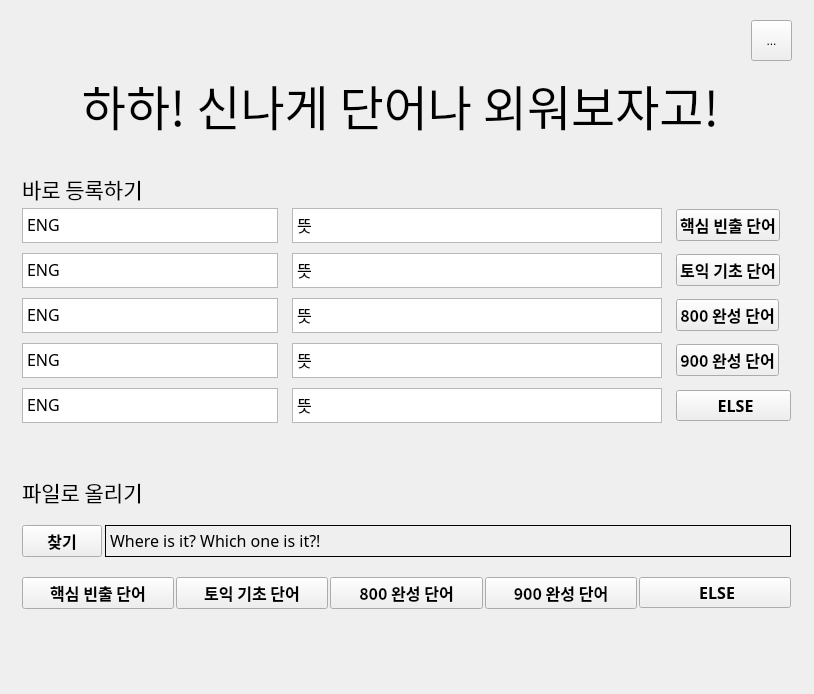
<?xml version="1.0" encoding="UTF-8"?>
<ui version="4.0">
 <class>voca</class>
 <widget class="QMainWindow" name="voca">
  <property name="geometry">
   <rect>
    <x>0</x>
    <y>0</y>
    <width>814</width>
    <height>694</height>
   </rect>
  </property>
  <property name="windowTitle">
   <string>MainWindow</string>
  </property>
  <widget class="QWidget" name="centralwidget">
   <widget class="QLabel" name="greeting_text">
    <property name="geometry">
     <rect>
      <x>10</x>
      <y>9</y>
      <width>781</width>
      <height>131</height>
     </rect>
    </property>
    <property name="font">
     <font>
      <family>KoPub돋움체 Bold</family>
      <pointsize>36</pointsize>
     </font>
    </property>
    <property name="mouseTracking">
     <bool>true</bool>
    </property>
    <property name="autoFillBackground">
     <bool>false</bool>
    </property>
    <property name="text">
     <string>하하! 신나게 단어나 외워보자고!</string>
    </property>
    <property name="alignment">
     <set>Qt::AlignBottom|Qt::AlignHCenter</set>
    </property>
   </widget>
   <widget class="QWidget" name="verticalLayoutWidget">
    <property name="geometry">
     <rect>
      <x>10</x>
      <y>170</y>
      <width>781</width>
      <height>461</height>
     </rect>
    </property>
    <layout class="QVBoxLayout" name="whole_container">
     <property name="spacing">
      <number>0</number>
     </property>
     <property name="leftMargin">
      <number>12</number>
     </property>
     <item>
      <widget class="QLabel" name="option1_text">
       <property name="enabled">
        <bool>true</bool>
       </property>
       <property name="maximumSize">
        <size>
         <width>16777215</width>
         <height>30</height>
        </size>
       </property>
       <property name="font">
        <font>
         <family>KoPub돋움체 Bold</family>
         <pointsize>16</pointsize>
        </font>
       </property>
       <property name="frameShape">
        <enum>QFrame::Box</enum>
       </property>
       <property name="lineWidth">
        <number>0</number>
       </property>
       <property name="text">
        <string>바로 등록하기</string>
       </property>
       <property name="scaledContents">
        <bool>true</bool>
       </property>
       <property name="alignment">
        <set>Qt::AlignLeading|Qt::AlignLeft|Qt::AlignVCenter</set>
       </property>
       <property name="textInteractionFlags">
        <set>Qt::NoTextInteraction</set>
       </property>
      </widget>
     </item>
     <item>
      <layout class="QGridLayout" name="option1_grid_container">
       <property name="topMargin">
        <number>0</number>
       </property>
       <property name="rightMargin">
        <number>0</number>
       </property>
       <property name="bottomMargin">
        <number>0</number>
       </property>
       <property name="horizontalSpacing">
        <number>14</number>
       </property>
       <property name="verticalSpacing">
        <number>10</number>
       </property>
       <item row="2" column="3">
        <widget class="QPushButton" name="option1_basic_button">
         <property name="sizePolicy">
          <sizepolicy hsizetype="Fixed" vsizetype="Fixed">
           <horstretch>0</horstretch>
           <verstretch>0</verstretch>
          </sizepolicy>
         </property>
         <property name="font">
          <font>
           <family>나눔바른고딕</family>
           <pointsize>12</pointsize>
           <weight>75</weight>
           <bold>true</bold>
          </font>
         </property>
         <property name="cursor">
          <cursorShape>ArrowCursor</cursorShape>
         </property>
         <property name="text">
          <string>토익 기초 단어</string>
         </property>
        </widget>
       </item>
       <item row="3" column="2">
        <widget class="QTextEdit" name="option1_800_input_kor">
         <property name="maximumSize">
          <size>
           <width>16777215</width>
           <height>35</height>
          </size>
         </property>
         <property name="font">
          <font>
           <family>나눔바른고딕</family>
           <pointsize>12</pointsize>
          </font>
         </property>
         <property name="verticalScrollBarPolicy">
          <enum>Qt::ScrollBarAlwaysOff</enum>
         </property>
         <property name="html">
          <string>&lt;!DOCTYPE HTML PUBLIC &quot;-//W3C//DTD HTML 4.0//EN&quot; &quot;http://www.w3.org/TR/REC-html40/strict.dtd&quot;&gt;
&lt;html&gt;&lt;head&gt;&lt;meta name=&quot;qrichtext&quot; content=&quot;1&quot; /&gt;&lt;style type=&quot;text/css&quot;&gt;
p, li { white-space: pre-wrap; }
&lt;/style&gt;&lt;/head&gt;&lt;body style=&quot; font-family:'나눔바른고딕'; font-size:12pt; font-weight:400; font-style:normal;&quot;&gt;
&lt;p style=&quot; margin-top:0px; margin-bottom:0px; margin-left:0px; margin-right:0px; -qt-block-indent:0; text-indent:0px;&quot;&gt;&lt;span style=&quot; font-family:'KoPub돋움체 Medium';&quot;&gt;뜻&lt;/span&gt;&lt;/p&gt;&lt;/body&gt;&lt;/html&gt;</string>
         </property>
        </widget>
       </item>
       <item row="5" column="2">
        <widget class="QTextEdit" name="option1_else_input_kor">
         <property name="maximumSize">
          <size>
           <width>16777215</width>
           <height>35</height>
          </size>
         </property>
         <property name="font">
          <font>
           <family>나눔바른고딕</family>
           <pointsize>12</pointsize>
          </font>
         </property>
         <property name="verticalScrollBarPolicy">
          <enum>Qt::ScrollBarAlwaysOff</enum>
         </property>
         <property name="html">
          <string>&lt;!DOCTYPE HTML PUBLIC &quot;-//W3C//DTD HTML 4.0//EN&quot; &quot;http://www.w3.org/TR/REC-html40/strict.dtd&quot;&gt;
&lt;html&gt;&lt;head&gt;&lt;meta name=&quot;qrichtext&quot; content=&quot;1&quot; /&gt;&lt;style type=&quot;text/css&quot;&gt;
p, li { white-space: pre-wrap; }
&lt;/style&gt;&lt;/head&gt;&lt;body style=&quot; font-family:'나눔바른고딕'; font-size:12pt; font-weight:400; font-style:normal;&quot;&gt;
&lt;p style=&quot; margin-top:0px; margin-bottom:0px; margin-left:0px; margin-right:0px; -qt-block-indent:0; text-indent:0px;&quot;&gt;&lt;span style=&quot; font-family:'KoPub돋움체 Medium';&quot;&gt;뜻&lt;/span&gt;&lt;/p&gt;&lt;/body&gt;&lt;/html&gt;</string>
         </property>
        </widget>
       </item>
       <item row="1" column="2">
        <widget class="QTextEdit" name="option1_main_input_kor">
         <property name="maximumSize">
          <size>
           <width>16777215</width>
           <height>35</height>
          </size>
         </property>
         <property name="font">
          <font>
           <family>나눔바른고딕</family>
           <pointsize>12</pointsize>
          </font>
         </property>
         <property name="verticalScrollBarPolicy">
          <enum>Qt::ScrollBarAlwaysOff</enum>
         </property>
         <property name="html">
          <string>&lt;!DOCTYPE HTML PUBLIC &quot;-//W3C//DTD HTML 4.0//EN&quot; &quot;http://www.w3.org/TR/REC-html40/strict.dtd&quot;&gt;
&lt;html&gt;&lt;head&gt;&lt;meta name=&quot;qrichtext&quot; content=&quot;1&quot; /&gt;&lt;style type=&quot;text/css&quot;&gt;
p, li { white-space: pre-wrap; }
&lt;/style&gt;&lt;/head&gt;&lt;body style=&quot; font-family:'나눔바른고딕'; font-size:12pt; font-weight:400; font-style:normal;&quot;&gt;
&lt;p style=&quot; margin-top:0px; margin-bottom:0px; margin-left:0px; margin-right:0px; -qt-block-indent:0; text-indent:0px;&quot;&gt;&lt;span style=&quot; font-family:'KoPub돋움체 Medium';&quot;&gt;뜻&lt;/span&gt;&lt;/p&gt;&lt;/body&gt;&lt;/html&gt;</string>
         </property>
        </widget>
       </item>
       <item row="3" column="3">
        <widget class="QPushButton" name="option1_800_button">
         <property name="sizePolicy">
          <sizepolicy hsizetype="Fixed" vsizetype="Fixed">
           <horstretch>0</horstretch>
           <verstretch>0</verstretch>
          </sizepolicy>
         </property>
         <property name="font">
          <font>
           <family>나눔바른고딕</family>
           <pointsize>12</pointsize>
           <weight>75</weight>
           <bold>true</bold>
          </font>
         </property>
         <property name="cursor">
          <cursorShape>ArrowCursor</cursorShape>
         </property>
         <property name="text">
          <string>800 완성 단어</string>
         </property>
        </widget>
       </item>
       <item row="5" column="1">
        <widget class="QTextEdit" name="option1_else_input_eng">
         <property name="sizePolicy">
          <sizepolicy hsizetype="Fixed" vsizetype="Expanding">
           <horstretch>0</horstretch>
           <verstretch>0</verstretch>
          </sizepolicy>
         </property>
         <property name="maximumSize">
          <size>
           <width>16777215</width>
           <height>35</height>
          </size>
         </property>
         <property name="font">
          <font>
           <family>나눔바른고딕</family>
           <pointsize>12</pointsize>
          </font>
         </property>
         <property name="verticalScrollBarPolicy">
          <enum>Qt::ScrollBarAlwaysOff</enum>
         </property>
         <property name="html">
          <string>&lt;!DOCTYPE HTML PUBLIC &quot;-//W3C//DTD HTML 4.0//EN&quot; &quot;http://www.w3.org/TR/REC-html40/strict.dtd&quot;&gt;
&lt;html&gt;&lt;head&gt;&lt;meta name=&quot;qrichtext&quot; content=&quot;1&quot; /&gt;&lt;style type=&quot;text/css&quot;&gt;
p, li { white-space: pre-wrap; }
&lt;/style&gt;&lt;/head&gt;&lt;body style=&quot; font-family:'나눔바른고딕'; font-size:12pt; font-weight:400; font-style:normal;&quot;&gt;
&lt;p style=&quot; margin-top:0px; margin-bottom:0px; margin-left:0px; margin-right:0px; -qt-block-indent:0; text-indent:0px;&quot;&gt;&lt;span style=&quot; font-family:'나눔바른고딕';&quot;&gt;ENG&lt;/span&gt;&lt;/p&gt;&lt;/body&gt;&lt;/html&gt;</string>
         </property>
        </widget>
       </item>
       <item row="4" column="3">
        <widget class="QPushButton" name="option1_900_button">
         <property name="sizePolicy">
          <sizepolicy hsizetype="Fixed" vsizetype="Fixed">
           <horstretch>0</horstretch>
           <verstretch>0</verstretch>
          </sizepolicy>
         </property>
         <property name="font">
          <font>
           <family>나눔바른고딕</family>
           <pointsize>12</pointsize>
           <weight>75</weight>
           <bold>true</bold>
          </font>
         </property>
         <property name="cursor">
          <cursorShape>ArrowCursor</cursorShape>
         </property>
         <property name="text">
          <string>900 완성 단어</string>
         </property>
        </widget>
       </item>
       <item row="5" column="3">
        <widget class="QPushButton" name="option1_else_button">
         <property name="sizePolicy">
          <sizepolicy hsizetype="Fixed" vsizetype="Fixed">
           <horstretch>0</horstretch>
           <verstretch>0</verstretch>
          </sizepolicy>
         </property>
         <property name="font">
          <font>
           <family>나눔바른고딕</family>
           <pointsize>12</pointsize>
           <weight>75</weight>
           <bold>true</bold>
          </font>
         </property>
         <property name="cursor">
          <cursorShape>ArrowCursor</cursorShape>
         </property>
         <property name="text">
          <string>         ELSE        </string>
         </property>
        </widget>
       </item>
       <item row="2" column="2">
        <widget class="QTextEdit" name="option1_basic_input_kor">
         <property name="maximumSize">
          <size>
           <width>16777215</width>
           <height>35</height>
          </size>
         </property>
         <property name="font">
          <font>
           <family>나눔바른고딕</family>
           <pointsize>12</pointsize>
          </font>
         </property>
         <property name="verticalScrollBarPolicy">
          <enum>Qt::ScrollBarAlwaysOff</enum>
         </property>
         <property name="html">
          <string>&lt;!DOCTYPE HTML PUBLIC &quot;-//W3C//DTD HTML 4.0//EN&quot; &quot;http://www.w3.org/TR/REC-html40/strict.dtd&quot;&gt;
&lt;html&gt;&lt;head&gt;&lt;meta name=&quot;qrichtext&quot; content=&quot;1&quot; /&gt;&lt;style type=&quot;text/css&quot;&gt;
p, li { white-space: pre-wrap; }
&lt;/style&gt;&lt;/head&gt;&lt;body style=&quot; font-family:'나눔바른고딕'; font-size:12pt; font-weight:400; font-style:normal;&quot;&gt;
&lt;p style=&quot; margin-top:0px; margin-bottom:0px; margin-left:0px; margin-right:0px; -qt-block-indent:0; text-indent:0px;&quot;&gt;&lt;span style=&quot; font-family:'KoPub돋움체 Medium';&quot;&gt;뜻&lt;/span&gt;&lt;/p&gt;&lt;/body&gt;&lt;/html&gt;</string>
         </property>
        </widget>
       </item>
       <item row="1" column="1">
        <widget class="QTextEdit" name="option1_main_input_eng">
         <property name="sizePolicy">
          <sizepolicy hsizetype="Fixed" vsizetype="Expanding">
           <horstretch>0</horstretch>
           <verstretch>0</verstretch>
          </sizepolicy>
         </property>
         <property name="maximumSize">
          <size>
           <width>16777215</width>
           <height>35</height>
          </size>
         </property>
         <property name="font">
          <font>
           <family>나눔바른고딕</family>
           <pointsize>12</pointsize>
          </font>
         </property>
         <property name="verticalScrollBarPolicy">
          <enum>Qt::ScrollBarAlwaysOff</enum>
         </property>
         <property name="html">
          <string>&lt;!DOCTYPE HTML PUBLIC &quot;-//W3C//DTD HTML 4.0//EN&quot; &quot;http://www.w3.org/TR/REC-html40/strict.dtd&quot;&gt;
&lt;html&gt;&lt;head&gt;&lt;meta name=&quot;qrichtext&quot; content=&quot;1&quot; /&gt;&lt;style type=&quot;text/css&quot;&gt;
p, li { white-space: pre-wrap; }
&lt;/style&gt;&lt;/head&gt;&lt;body style=&quot; font-family:'나눔바른고딕'; font-size:12pt; font-weight:400; font-style:normal;&quot;&gt;
&lt;p style=&quot; margin-top:0px; margin-bottom:0px; margin-left:0px; margin-right:0px; -qt-block-indent:0; text-indent:0px;&quot;&gt;&lt;span style=&quot; font-family:'나눔바른고딕';&quot;&gt;ENG&lt;/span&gt;&lt;/p&gt;&lt;/body&gt;&lt;/html&gt;</string>
         </property>
        </widget>
       </item>
       <item row="4" column="1">
        <widget class="QTextEdit" name="option1_900_input_eng">
         <property name="sizePolicy">
          <sizepolicy hsizetype="Fixed" vsizetype="Expanding">
           <horstretch>0</horstretch>
           <verstretch>0</verstretch>
          </sizepolicy>
         </property>
         <property name="maximumSize">
          <size>
           <width>16777215</width>
           <height>35</height>
          </size>
         </property>
         <property name="font">
          <font>
           <family>나눔바른고딕</family>
           <pointsize>12</pointsize>
          </font>
         </property>
         <property name="verticalScrollBarPolicy">
          <enum>Qt::ScrollBarAlwaysOff</enum>
         </property>
         <property name="html">
          <string>&lt;!DOCTYPE HTML PUBLIC &quot;-//W3C//DTD HTML 4.0//EN&quot; &quot;http://www.w3.org/TR/REC-html40/strict.dtd&quot;&gt;
&lt;html&gt;&lt;head&gt;&lt;meta name=&quot;qrichtext&quot; content=&quot;1&quot; /&gt;&lt;style type=&quot;text/css&quot;&gt;
p, li { white-space: pre-wrap; }
&lt;/style&gt;&lt;/head&gt;&lt;body style=&quot; font-family:'나눔바른고딕'; font-size:12pt; font-weight:400; font-style:normal;&quot;&gt;
&lt;p style=&quot; margin-top:0px; margin-bottom:0px; margin-left:0px; margin-right:0px; -qt-block-indent:0; text-indent:0px;&quot;&gt;&lt;span style=&quot; font-family:'나눔바른고딕';&quot;&gt;ENG&lt;/span&gt;&lt;/p&gt;&lt;/body&gt;&lt;/html&gt;</string>
         </property>
        </widget>
       </item>
       <item row="4" column="2">
        <widget class="QTextEdit" name="option1_900_input_kor">
         <property name="maximumSize">
          <size>
           <width>16777215</width>
           <height>35</height>
          </size>
         </property>
         <property name="font">
          <font>
           <family>나눔바른고딕</family>
           <pointsize>12</pointsize>
          </font>
         </property>
         <property name="verticalScrollBarPolicy">
          <enum>Qt::ScrollBarAlwaysOff</enum>
         </property>
         <property name="html">
          <string>&lt;!DOCTYPE HTML PUBLIC &quot;-//W3C//DTD HTML 4.0//EN&quot; &quot;http://www.w3.org/TR/REC-html40/strict.dtd&quot;&gt;
&lt;html&gt;&lt;head&gt;&lt;meta name=&quot;qrichtext&quot; content=&quot;1&quot; /&gt;&lt;style type=&quot;text/css&quot;&gt;
p, li { white-space: pre-wrap; }
&lt;/style&gt;&lt;/head&gt;&lt;body style=&quot; font-family:'나눔바른고딕'; font-size:12pt; font-weight:400; font-style:normal;&quot;&gt;
&lt;p style=&quot; margin-top:0px; margin-bottom:0px; margin-left:0px; margin-right:0px; -qt-block-indent:0; text-indent:0px;&quot;&gt;&lt;span style=&quot; font-family:'KoPub돋움체 Medium';&quot;&gt;뜻&lt;/span&gt;&lt;/p&gt;&lt;/body&gt;&lt;/html&gt;</string>
         </property>
        </widget>
       </item>
       <item row="1" column="3">
        <widget class="QPushButton" name="option1_main_button">
         <property name="sizePolicy">
          <sizepolicy hsizetype="Fixed" vsizetype="Fixed">
           <horstretch>0</horstretch>
           <verstretch>0</verstretch>
          </sizepolicy>
         </property>
         <property name="font">
          <font>
           <family>나눔바른고딕</family>
           <pointsize>12</pointsize>
           <weight>75</weight>
           <bold>true</bold>
          </font>
         </property>
         <property name="cursor">
          <cursorShape>ArrowCursor</cursorShape>
         </property>
         <property name="text">
          <string>핵심 빈출 단어</string>
         </property>
        </widget>
       </item>
       <item row="2" column="1">
        <widget class="QTextEdit" name="option1_basic_input_eng">
         <property name="sizePolicy">
          <sizepolicy hsizetype="Fixed" vsizetype="Expanding">
           <horstretch>0</horstretch>
           <verstretch>0</verstretch>
          </sizepolicy>
         </property>
         <property name="maximumSize">
          <size>
           <width>16777215</width>
           <height>35</height>
          </size>
         </property>
         <property name="font">
          <font>
           <family>나눔바른고딕</family>
           <pointsize>12</pointsize>
          </font>
         </property>
         <property name="verticalScrollBarPolicy">
          <enum>Qt::ScrollBarAlwaysOff</enum>
         </property>
         <property name="html">
          <string>&lt;!DOCTYPE HTML PUBLIC &quot;-//W3C//DTD HTML 4.0//EN&quot; &quot;http://www.w3.org/TR/REC-html40/strict.dtd&quot;&gt;
&lt;html&gt;&lt;head&gt;&lt;meta name=&quot;qrichtext&quot; content=&quot;1&quot; /&gt;&lt;style type=&quot;text/css&quot;&gt;
p, li { white-space: pre-wrap; }
&lt;/style&gt;&lt;/head&gt;&lt;body style=&quot; font-family:'나눔바른고딕'; font-size:12pt; font-weight:400; font-style:normal;&quot;&gt;
&lt;p style=&quot; margin-top:0px; margin-bottom:0px; margin-left:0px; margin-right:0px; -qt-block-indent:0; text-indent:0px;&quot;&gt;&lt;span style=&quot; font-family:'나눔바른고딕';&quot;&gt;ENG&lt;/span&gt;&lt;/p&gt;&lt;/body&gt;&lt;/html&gt;</string>
         </property>
        </widget>
       </item>
       <item row="3" column="1">
        <widget class="QTextEdit" name="option1_800_input_eng">
         <property name="sizePolicy">
          <sizepolicy hsizetype="Fixed" vsizetype="Expanding">
           <horstretch>0</horstretch>
           <verstretch>0</verstretch>
          </sizepolicy>
         </property>
         <property name="maximumSize">
          <size>
           <width>16777215</width>
           <height>35</height>
          </size>
         </property>
         <property name="font">
          <font>
           <family>나눔바른고딕</family>
           <pointsize>12</pointsize>
          </font>
         </property>
         <property name="verticalScrollBarPolicy">
          <enum>Qt::ScrollBarAlwaysOff</enum>
         </property>
         <property name="html">
          <string>&lt;!DOCTYPE HTML PUBLIC &quot;-//W3C//DTD HTML 4.0//EN&quot; &quot;http://www.w3.org/TR/REC-html40/strict.dtd&quot;&gt;
&lt;html&gt;&lt;head&gt;&lt;meta name=&quot;qrichtext&quot; content=&quot;1&quot; /&gt;&lt;style type=&quot;text/css&quot;&gt;
p, li { white-space: pre-wrap; }
&lt;/style&gt;&lt;/head&gt;&lt;body style=&quot; font-family:'나눔바른고딕'; font-size:12pt; font-weight:400; font-style:normal;&quot;&gt;
&lt;p style=&quot; margin-top:0px; margin-bottom:0px; margin-left:0px; margin-right:0px; -qt-block-indent:0; text-indent:0px;&quot;&gt;&lt;span style=&quot; font-family:'나눔바른고딕';&quot;&gt;ENG&lt;/span&gt;&lt;/p&gt;&lt;/body&gt;&lt;/html&gt;</string>
         </property>
        </widget>
       </item>
      </layout>
     </item>
     <item>
      <spacer name="spacer_between_options">
       <property name="orientation">
        <enum>Qt::Vertical</enum>
       </property>
       <property name="sizeType">
        <enum>QSizePolicy::Fixed</enum>
       </property>
       <property name="sizeHint" stdset="0">
        <size>
         <width>10</width>
         <height>50</height>
        </size>
       </property>
      </spacer>
     </item>
     <item>
      <widget class="QLabel" name="option2_text">
       <property name="enabled">
        <bool>true</bool>
       </property>
       <property name="maximumSize">
        <size>
         <width>16777215</width>
         <height>30</height>
        </size>
       </property>
       <property name="font">
        <font>
         <family>KoPub돋움체 Bold</family>
         <pointsize>16</pointsize>
        </font>
       </property>
       <property name="frameShape">
        <enum>QFrame::Box</enum>
       </property>
       <property name="lineWidth">
        <number>0</number>
       </property>
       <property name="text">
        <string>파일로 올리기</string>
       </property>
       <property name="scaledContents">
        <bool>true</bool>
       </property>
       <property name="alignment">
        <set>Qt::AlignLeading|Qt::AlignLeft|Qt::AlignVCenter</set>
       </property>
       <property name="margin">
        <number>0</number>
       </property>
       <property name="textInteractionFlags">
        <set>Qt::NoTextInteraction</set>
       </property>
      </widget>
     </item>
     <item>
      <layout class="QHBoxLayout" name="option_2_upload_container">
       <property name="spacing">
        <number>3</number>
       </property>
       <property name="topMargin">
        <number>14</number>
       </property>
       <property name="bottomMargin">
        <number>7</number>
       </property>
       <item>
        <widget class="QPushButton" name="option_2_upload_button">
         <property name="sizePolicy">
          <sizepolicy hsizetype="Fixed" vsizetype="Fixed">
           <horstretch>0</horstretch>
           <verstretch>0</verstretch>
          </sizepolicy>
         </property>
         <property name="font">
          <font>
           <family>나눔바른고딕</family>
           <pointsize>12</pointsize>
           <weight>75</weight>
           <bold>true</bold>
          </font>
         </property>
         <property name="cursor">
          <cursorShape>ArrowCursor</cursorShape>
         </property>
         <property name="text">
          <string>찾기</string>
         </property>
        </widget>
       </item>
       <item>
        <widget class="QLabel" name="option_2_file_path_and_name">
         <property name="sizePolicy">
          <sizepolicy hsizetype="Expanding" vsizetype="Fixed">
           <horstretch>0</horstretch>
           <verstretch>0</verstretch>
          </sizepolicy>
         </property>
         <property name="minimumSize">
          <size>
           <width>0</width>
           <height>32</height>
          </size>
         </property>
         <property name="maximumSize">
          <size>
           <width>16777215</width>
           <height>32</height>
          </size>
         </property>
         <property name="font">
          <font>
           <family>나눔바른고딕 Light</family>
           <pointsize>12</pointsize>
          </font>
         </property>
         <property name="cursor">
          <cursorShape>IBeamCursor</cursorShape>
         </property>
         <property name="mouseTracking">
          <bool>false</bool>
         </property>
         <property name="frameShape">
          <enum>QFrame::Box</enum>
         </property>
         <property name="frameShadow">
          <enum>QFrame::Plain</enum>
         </property>
         <property name="midLineWidth">
          <number>0</number>
         </property>
         <property name="text">
          <string>Where is it? Which one is it?!</string>
         </property>
         <property name="scaledContents">
          <bool>true</bool>
         </property>
         <property name="textInteractionFlags">
          <set>Qt::TextSelectableByMouse</set>
         </property>
        </widget>
       </item>
      </layout>
     </item>
     <item>
      <layout class="QHBoxLayout" name="option_2_button_container">
       <property name="spacing">
        <number>2</number>
       </property>
       <property name="topMargin">
        <number>9</number>
       </property>
       <property name="bottomMargin">
        <number>15</number>
       </property>
       <item>
        <widget class="QPushButton" name="option1_main_button_2">
         <property name="sizePolicy">
          <sizepolicy hsizetype="Expanding" vsizetype="Fixed">
           <horstretch>0</horstretch>
           <verstretch>0</verstretch>
          </sizepolicy>
         </property>
         <property name="font">
          <font>
           <family>나눔바른고딕</family>
           <pointsize>12</pointsize>
           <weight>75</weight>
           <bold>true</bold>
          </font>
         </property>
         <property name="cursor">
          <cursorShape>ArrowCursor</cursorShape>
         </property>
         <property name="text">
          <string>핵심 빈출 단어</string>
         </property>
        </widget>
       </item>
       <item>
        <widget class="QPushButton" name="option1_basic_button_2">
         <property name="sizePolicy">
          <sizepolicy hsizetype="Expanding" vsizetype="Fixed">
           <horstretch>0</horstretch>
           <verstretch>0</verstretch>
          </sizepolicy>
         </property>
         <property name="font">
          <font>
           <family>나눔바른고딕</family>
           <pointsize>12</pointsize>
           <weight>75</weight>
           <bold>true</bold>
          </font>
         </property>
         <property name="cursor">
          <cursorShape>ArrowCursor</cursorShape>
         </property>
         <property name="text">
          <string>토익 기초 단어</string>
         </property>
        </widget>
       </item>
       <item>
        <widget class="QPushButton" name="option1_800_button_2">
         <property name="sizePolicy">
          <sizepolicy hsizetype="Expanding" vsizetype="Fixed">
           <horstretch>0</horstretch>
           <verstretch>0</verstretch>
          </sizepolicy>
         </property>
         <property name="font">
          <font>
           <family>나눔바른고딕</family>
           <pointsize>12</pointsize>
           <weight>75</weight>
           <bold>true</bold>
          </font>
         </property>
         <property name="cursor">
          <cursorShape>ArrowCursor</cursorShape>
         </property>
         <property name="text">
          <string>800 완성 단어</string>
         </property>
        </widget>
       </item>
       <item>
        <widget class="QPushButton" name="option1_900_button_2">
         <property name="sizePolicy">
          <sizepolicy hsizetype="Expanding" vsizetype="Fixed">
           <horstretch>0</horstretch>
           <verstretch>0</verstretch>
          </sizepolicy>
         </property>
         <property name="font">
          <font>
           <family>나눔바른고딕</family>
           <pointsize>12</pointsize>
           <weight>75</weight>
           <bold>true</bold>
          </font>
         </property>
         <property name="cursor">
          <cursorShape>ArrowCursor</cursorShape>
         </property>
         <property name="text">
          <string>900 완성 단어</string>
         </property>
        </widget>
       </item>
       <item>
        <widget class="QPushButton" name="option1_else_button_2">
         <property name="sizePolicy">
          <sizepolicy hsizetype="Expanding" vsizetype="Fixed">
           <horstretch>0</horstretch>
           <verstretch>0</verstretch>
          </sizepolicy>
         </property>
         <property name="font">
          <font>
           <family>나눔바른고딕</family>
           <pointsize>12</pointsize>
           <weight>75</weight>
           <bold>true</bold>
          </font>
         </property>
         <property name="cursor">
          <cursorShape>ArrowCursor</cursorShape>
         </property>
         <property name="text">
          <string>         ELSE        </string>
         </property>
        </widget>
       </item>
      </layout>
     </item>
    </layout>
   </widget>
   <widget class="QToolButton" name="list_button">
    <property name="geometry">
     <rect>
      <x>751</x>
      <y>20</y>
      <width>41</width>
      <height>41</height>
     </rect>
    </property>
    <property name="text">
     <string>...</string>
    </property>
   </widget>
  </widget>
 </widget>
 <resources/>
 <connections/>
</ui>
